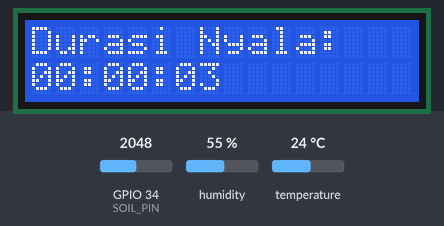
A sketch run on a simulated ESP32. Shown: 16×2 character LCD. Inputs (shaded band) come from the test bench; at power-on: humidity 55 %, temperature 24 °C, GPIO 34 (SOIL_PIN) = 2048. What the sketch prints to the serial monitor is not drawn.

Above: at 3.2 s.
3.3 s: humidity set to 41 %
12.3 s: humidity set to 38 %
19.5 s: temperature set to 12 °C
At 25.0 s:
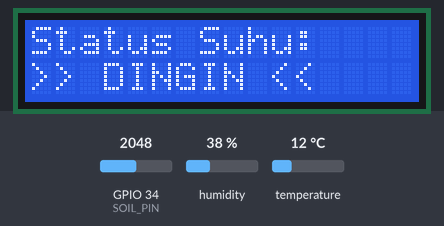
28.5 s: temperature set to 19 °C
At 36.5 s:
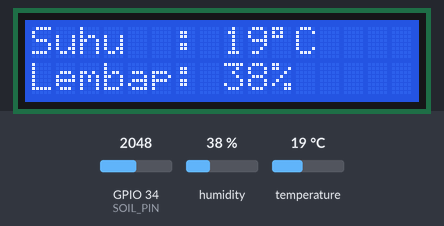
37.5 s: GPIO 34 (SOIL_PIN) set to 2316
At 45.6 s:
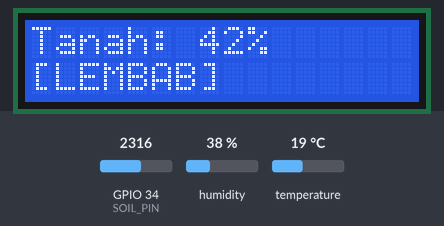
46.5 s: GPIO 34 (SOIL_PIN) set to 2440
At 60.6 s:
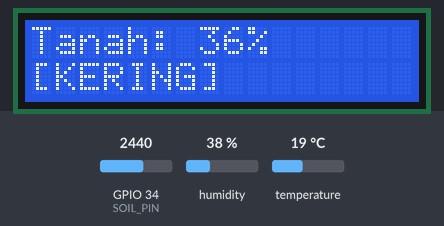
Timing chart, 0 to 62.1 s (numbered marks = the images above; inputs shaded):
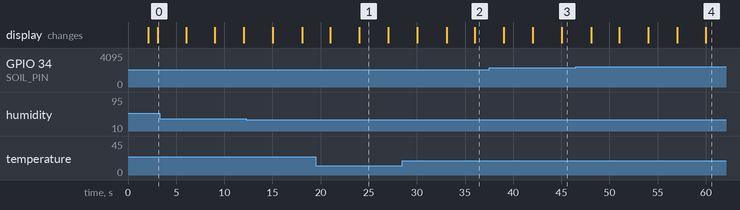

Measured:
- the behaviour switches between 2370 and 2371 on GPIO 34 (SOIL_PIN) (found by bisection; images 3 and 4)
- after the input at 19.5 s, the display: first differs from a run without the input after 4.5 s (image 1)
- after the input at 46.5 s, the display: first differs from a run without the input after 13.5 s (image 4)
- what the display in image 1 shows lasts 3.0 s, from 24.0 s to 27.0 s

The sketch:

OfflineMode.ino
```cpp
/*
 * KODE SMART FARMING - MONITORING ONLY (OFFLINE)
 */

#include <DHT.h>
#include <Wire.h>
#include <LiquidCrystal_I2C.h>

// ==========================================
// 1. PENGATURAN SENSOR
// ==========================================
#define SENSOR_DHT DHT22  // Ganti DHT11 jika menggunakan DHT11

// PIN HARDWARE
#define DHTPIN 13      // Pin Data DHT
#define SOIL_PIN 34    // Pin Analog Sensor Tanah

// ==========================================
// 2. VARIABEL GLOBAL
// ==========================================
DHT dht(DHTPIN, SENSOR_DHT);
LiquidCrystal_I2C lcd(0x27, 16, 2); // Ganti 0x3F jika layar gelap

float suhu = 0;
float kelembapan = 0;
int lembapTanah = 0;
int lembapTanahPersen = 0;

// Timer
unsigned long prevSensorMillis = 0;
unsigned long prevLCDMillis = 0;
int currentSlide = 0;

// ----------------------------------------------------
// ANGKA KALIBRASI (SESUAIKAN DENGAN HASIL TES ANDA)
// ----------------------------------------------------
const int KERING = 3150;
const int BASAH = 1200;


void setup() {
  Serial.begin(115200);

  // Init LCD
  Wire.begin(21, 22);
  lcd.init();
  lcd.backlight();
  lcd.setCursor(0, 0);
  lcd.print("Smart Farming");
  lcd.setCursor(0, 1);
  lcd.print("Monitoring Mode");

  // Init DHT
  dht.begin();

  delay(2000);
  lcd.clear();
}

void loop() {
  unsigned long currentMillis = millis();

  // -------------------------------------------------
  // TUGAS 1: BACA SEMUA SENSOR (Setiap 2 Detik)
  // -------------------------------------------------
  if (currentMillis - prevSensorMillis >= 2000) {
    prevSensorMillis = currentMillis;
    bacaSemuaSensor();
  }

  // -------------------------------------------------
  // TUGAS 2: UPDATE LCD (Setiap 3 Detik)
  // -------------------------------------------------
  if (currentMillis - prevLCDMillis >= 3000) {
    prevLCDMillis = currentMillis;
    updateLCDSlides();
  }
}

void bacaSemuaSensor() {
  // 1. BACA TANAH
  lembapTanah = analogRead(SOIL_PIN);
  lembapTanahPersen = map(lembapTanah, KERING, BASAH, 0, 100);
  lembapTanahPersen = constrain(lembapTanahPersen, 0, 100);

  // 2. BACA UDARA (DHT)
  float h = dht.readHumidity();
  float t = dht.readTemperature();

  if (isnan(h) || isnan(t)) {
    Serial.println("⚠️ Gagal baca DHT (Cek Kabel)");
  } else {
    suhu = t;
    kelembapan = h;
  }

  // 3. LAPORAN SERIAL
  Serial.print("Tanah: "); Serial.print(lembapTanahPersen); Serial.print("% | ");
  Serial.print("Suhu: "); Serial.print(suhu); Serial.print(" C | ");
  Serial.print("Lembap: "); Serial.print(kelembapan); Serial.println("%");
}

void updateLCDSlides() {
  // Auto-Repair LCD
  if (currentSlide == 0) { lcd.init(); lcd.backlight(); }
  lcd.clear();

  switch (currentSlide) {

    // SLIDE 1: WAKTU NYALA (UPTIME)
    case 0: {
      unsigned long now = millis() / 1000;
      int jam = now / 3600;
      int menit = (now % 3600) / 60;
      int detik = now % 60;

      lcd.setCursor(0, 0); lcd.print("Durasi Nyala:");
      lcd.setCursor(0, 1);
      if(jam < 10) lcd.print("0"); lcd.print(jam); lcd.print(":");
      if(menit < 10) lcd.print("0"); lcd.print(menit); lcd.print(":");
      if(detik < 10) lcd.print("0"); lcd.print(detik);
      break;
    }

    // SLIDE 2: DATA ANGKA (SUHU & LEMBAP)
    case 1: {
      lcd.setCursor(0, 0);
      lcd.print("Suhu  : "); lcd.print((int)suhu); lcd.print((char)223); lcd.print("C");
      lcd.setCursor(0, 1);
      lcd.print("Lembap: "); lcd.print((int)kelembapan); lcd.print("%");
      break;
    }

    // SLIDE 3: STATUS SUHU
    case 2: {
      lcd.setCursor(0, 0); lcd.print("Status Suhu:");
      lcd.setCursor(0, 1);
      if(suhu == 0) lcd.print("Menunggu...");
      else if(suhu > 30) lcd.print(">> PANAS <<");
      else if(suhu < 20) lcd.print(">> DINGIN <<");
      else lcd.print(">> NORMAL <<");
      break;
    }

    // SLIDE 4: STATUS UDARA
    case 3: {
      lcd.setCursor(0, 0); lcd.print("Kualitas Udara:");
      lcd.setCursor(0, 1);
      if(kelembapan == 0) lcd.print("Menunggu...");
      else if(kelembapan >= 40 && kelembapan <= 70) lcd.print("* SEHAT *");
      else lcd.print("! TIDAK SEHAT !");
      break;
    }

    // SLIDE 5: TANAH
    case 4: {
      lcd.setCursor(0, 0); lcd.print("Tanah: "); lcd.print(lembapTanahPersen); lcd.print("%");
      lcd.setCursor(0, 1);
      if (lembapTanahPersen < 40) lcd.print("[KERING]");
      else if (lembapTanahPersen > 75) lcd.print("[BASAH]");
      else lcd.print("[LEMBAB]");
      break;
    }
  }

  currentSlide++;
  if (currentSlide > 4) currentSlide = 0;
}
```
